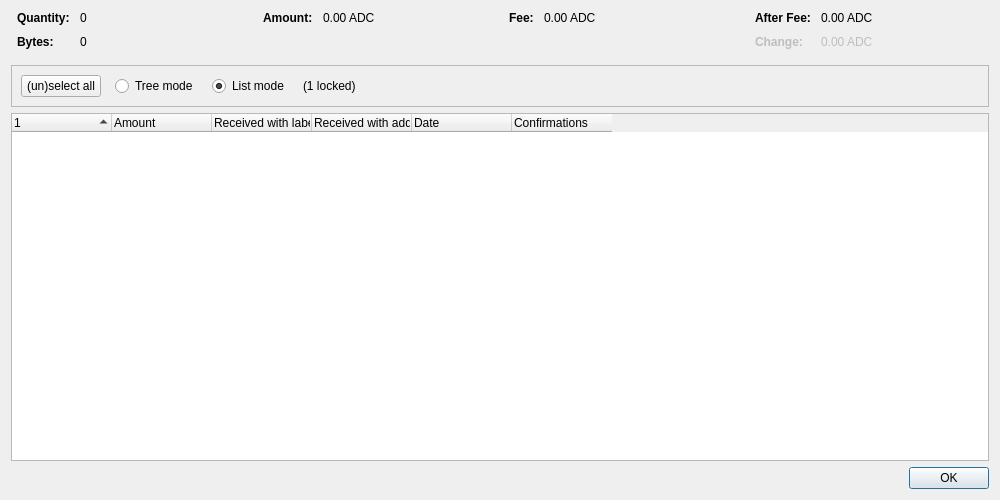
<?xml version="1.0" encoding="UTF-8"?>
<ui version="4.0">
 <class>CoinControlDialog</class>
 <widget class="QDialog" name="CoinControlDialog">
  <property name="geometry">
   <rect>
    <x>0</x>
    <y>0</y>
    <width>1000</width>
    <height>500</height>
   </rect>
  </property>
  <property name="windowTitle">
   <string>Coin Selection</string>
  </property>
  <layout class="QVBoxLayout" name="verticalLayout">
   <item>
    <layout class="QHBoxLayout" name="horizontalLayoutTop" stretch="0,0,0,0">
     <property name="topMargin">
      <number>0</number>
     </property>
     <property name="bottomMargin">
      <number>10</number>
     </property>
     <item>
      <layout class="QFormLayout" name="formLayoutCoinControl1">
       <property name="labelAlignment">
        <set>Qt::AlignLeft|Qt::AlignVCenter</set>
       </property>
       <property name="horizontalSpacing">
        <number>10</number>
       </property>
       <property name="verticalSpacing">
        <number>10</number>
       </property>
       <property name="leftMargin">
        <number>6</number>
       </property>
       <property name="rightMargin">
        <number>6</number>
       </property>
       <item row="0" column="0">
        <widget class="QLabel" name="labelCoinControlQuantityText">
         <property name="font">
          <font>
           <weight>75</weight>
           <bold>true</bold>
          </font>
         </property>
         <property name="text">
          <string>Quantity:</string>
         </property>
        </widget>
       </item>
       <item row="0" column="1">
        <widget class="QLabel" name="labelCoinControlQuantity">
         <property name="cursor">
          <cursorShape>IBeamCursor</cursorShape>
         </property>
         <property name="contextMenuPolicy">
          <enum>Qt::ActionsContextMenu</enum>
         </property>
         <property name="text">
          <string notr="true">0</string>
         </property>
         <property name="textInteractionFlags">
          <set>Qt::LinksAccessibleByMouse|Qt::TextSelectableByKeyboard|Qt::TextSelectableByMouse</set>
         </property>
        </widget>
       </item>
       <item row="1" column="0">
        <widget class="QLabel" name="labelCoinControlBytesText">
         <property name="font">
          <font>
           <weight>75</weight>
           <bold>true</bold>
          </font>
         </property>
         <property name="text">
          <string>Bytes:</string>
         </property>
        </widget>
       </item>
       <item row="1" column="1">
        <widget class="QLabel" name="labelCoinControlBytes">
         <property name="cursor">
          <cursorShape>IBeamCursor</cursorShape>
         </property>
         <property name="contextMenuPolicy">
          <enum>Qt::ActionsContextMenu</enum>
         </property>
         <property name="text">
          <string notr="true">0</string>
         </property>
         <property name="textInteractionFlags">
          <set>Qt::LinksAccessibleByMouse|Qt::TextSelectableByKeyboard|Qt::TextSelectableByMouse</set>
         </property>
        </widget>
       </item>
      </layout>
     </item>
     <item>
      <layout class="QFormLayout" name="formLayoutCoinControl2">
       <property name="horizontalSpacing">
        <number>10</number>
       </property>
       <property name="verticalSpacing">
        <number>10</number>
       </property>
       <property name="leftMargin">
        <number>6</number>
       </property>
       <property name="rightMargin">
        <number>6</number>
       </property>
       <item row="0" column="0">
        <widget class="QLabel" name="labelCoinControlAmountText">
         <property name="font">
          <font>
           <weight>75</weight>
           <bold>true</bold>
          </font>
         </property>
         <property name="text">
          <string>Amount:</string>
         </property>
        </widget>
       </item>
       <item row="0" column="1">
        <widget class="QLabel" name="labelCoinControlAmount">
         <property name="cursor">
          <cursorShape>IBeamCursor</cursorShape>
         </property>
         <property name="contextMenuPolicy">
          <enum>Qt::ActionsContextMenu</enum>
         </property>
         <property name="text">
          <string notr="true">0.00 ADC</string>
         </property>
         <property name="textInteractionFlags">
          <set>Qt::LinksAccessibleByMouse|Qt::TextSelectableByKeyboard|Qt::TextSelectableByMouse</set>
         </property>
        </widget>
       </item>
      </layout>
     </item>
     <item>
      <layout class="QFormLayout" name="formLayoutCoinControl3">
       <property name="horizontalSpacing">
        <number>10</number>
       </property>
       <property name="verticalSpacing">
        <number>10</number>
       </property>
       <property name="leftMargin">
        <number>6</number>
       </property>
       <property name="rightMargin">
        <number>6</number>
       </property>
       <item row="0" column="0">
        <widget class="QLabel" name="labelCoinControlFeeText">
         <property name="font">
          <font>
           <weight>75</weight>
           <bold>true</bold>
          </font>
         </property>
         <property name="text">
          <string>Fee:</string>
         </property>
        </widget>
       </item>
       <item row="0" column="1">
        <widget class="QLabel" name="labelCoinControlFee">
         <property name="cursor">
          <cursorShape>IBeamCursor</cursorShape>
         </property>
         <property name="contextMenuPolicy">
          <enum>Qt::ActionsContextMenu</enum>
         </property>
         <property name="text">
          <string notr="true">0.00 ADC</string>
         </property>
         <property name="textInteractionFlags">
          <set>Qt::LinksAccessibleByMouse|Qt::TextSelectableByKeyboard|Qt::TextSelectableByMouse</set>
         </property>
        </widget>
       </item>
      </layout>
     </item>
     <item>
      <layout class="QFormLayout" name="formLayoutCoinControl4">
       <property name="labelAlignment">
        <set>Qt::AlignLeft|Qt::AlignVCenter</set>
       </property>
       <property name="horizontalSpacing">
        <number>10</number>
       </property>
       <property name="verticalSpacing">
        <number>10</number>
       </property>
       <property name="leftMargin">
        <number>6</number>
       </property>
       <property name="rightMargin">
        <number>6</number>
       </property>
       <item row="0" column="0">
        <widget class="QLabel" name="labelCoinControlAfterFeeText">
         <property name="font">
          <font>
           <weight>75</weight>
           <bold>true</bold>
          </font>
         </property>
         <property name="text">
          <string>After Fee:</string>
         </property>
        </widget>
       </item>
       <item row="0" column="1">
        <widget class="QLabel" name="labelCoinControlAfterFee">
         <property name="cursor">
          <cursorShape>IBeamCursor</cursorShape>
         </property>
         <property name="contextMenuPolicy">
          <enum>Qt::ActionsContextMenu</enum>
         </property>
         <property name="text">
          <string notr="true">0.00 ADC</string>
         </property>
         <property name="textInteractionFlags">
          <set>Qt::LinksAccessibleByMouse|Qt::TextSelectableByKeyboard|Qt::TextSelectableByMouse</set>
         </property>
        </widget>
       </item>
       <item row="1" column="0">
        <widget class="QLabel" name="labelCoinControlChangeText">
         <property name="enabled">
          <bool>false</bool>
         </property>
         <property name="font">
          <font>
           <weight>75</weight>
           <bold>true</bold>
          </font>
         </property>
         <property name="text">
          <string>Change:</string>
         </property>
        </widget>
       </item>
       <item row="1" column="1">
        <widget class="QLabel" name="labelCoinControlChange">
         <property name="enabled">
          <bool>false</bool>
         </property>
         <property name="cursor">
          <cursorShape>IBeamCursor</cursorShape>
         </property>
         <property name="contextMenuPolicy">
          <enum>Qt::ActionsContextMenu</enum>
         </property>
         <property name="text">
          <string notr="true">0.00 ADC</string>
         </property>
         <property name="textInteractionFlags">
          <set>Qt::LinksAccessibleByMouse|Qt::TextSelectableByKeyboard|Qt::TextSelectableByMouse</set>
         </property>
        </widget>
       </item>
      </layout>
     </item>
    </layout>
   </item>
   <item>
    <widget class="QFrame" name="frame">
     <property name="minimumSize">
      <size>
       <width>0</width>
       <height>40</height>
      </size>
     </property>
     <property name="frameShape">
      <enum>QFrame::StyledPanel</enum>
     </property>
     <property name="frameShadow">
      <enum>QFrame::Sunken</enum>
     </property>
     <layout class="QHBoxLayout" name="horizontalLayout">
      <item>
       <layout class="QHBoxLayout" name="horizontalLayoutPanel" stretch="0,0,0,0,0">
        <property name="spacing">
         <number>14</number>
        </property>
        <item>
         <widget class="QPushButton" name="pushButtonSelectAll">
          <property name="sizePolicy">
           <sizepolicy hsizetype="Maximum" vsizetype="Fixed">
            <horstretch>0</horstretch>
            <verstretch>0</verstretch>
           </sizepolicy>
          </property>
          <property name="text">
           <string>(un)select all</string>
          </property>
          <property name="autoDefault">
           <bool>false</bool>
          </property>
         </widget>
        </item>
        <item>
         <widget class="QRadioButton" name="radioTreeMode">
          <property name="sizePolicy">
           <sizepolicy hsizetype="Maximum" vsizetype="Fixed">
            <horstretch>0</horstretch>
            <verstretch>0</verstretch>
           </sizepolicy>
          </property>
          <property name="text">
           <string>Tree mode</string>
          </property>
         </widget>
        </item>
        <item>
         <widget class="QRadioButton" name="radioListMode">
          <property name="sizePolicy">
           <sizepolicy hsizetype="Maximum" vsizetype="Fixed">
            <horstretch>0</horstretch>
            <verstretch>0</verstretch>
           </sizepolicy>
          </property>
          <property name="text">
           <string>List mode</string>
          </property>
          <property name="checked">
           <bool>true</bool>
          </property>
         </widget>
        </item>
        <item>
         <widget class="QLabel" name="labelLocked">
          <property name="text">
           <string notr="true">(1 locked)</string>
          </property>
         </widget>
        </item>
        <item>
         <spacer name="horizontalSpacer">
          <property name="orientation">
           <enum>Qt::Horizontal</enum>
          </property>
          <property name="sizeHint" stdset="0">
           <size>
            <width>40</width>
            <height>20</height>
           </size>
          </property>
         </spacer>
        </item>
       </layout>
      </item>
     </layout>
    </widget>
   </item>
   <item>
    <widget class="CoinControlTreeWidget" name="treeWidget">
     <property name="contextMenuPolicy">
      <enum>Qt::CustomContextMenu</enum>
     </property>
     <property name="sortingEnabled">
      <bool>false</bool>
     </property>
     <property name="columnCount">
      <number>6</number>
     </property>
     <attribute name="headerShowSortIndicator" stdset="0">
      <bool>true</bool>
     </attribute>
     <attribute name="headerStretchLastSection">
      <bool>false</bool>
     </attribute>
     <column>
      <property name="text">
       <string/>
      </property>
     </column>
     <column>
      <property name="text">
       <string>Amount</string>
      </property>
     </column>
     <column>
      <property name="text">
       <string>Received with label</string>
      </property>
     </column>
     <column>
      <property name="text">
       <string>Received with address</string>
      </property>
     </column>
     <column>
      <property name="text">
       <string>Date</string>
      </property>
     </column>
     <column>
      <property name="text">
       <string>Confirmations</string>
      </property>
      <property name="toolTip">
       <string>Confirmed</string>
      </property>
     </column>
     <column>
      <property name="text">
       <string/>
      </property>
     </column>
     <column>
      <property name="text">
       <string/>
      </property>
     </column>
     <column>
      <property name="text">
       <string/>
      </property>
     </column>
     <column>
      <property name="text">
       <string/>
      </property>
     </column>
    </widget>
   </item>
   <item>
    <widget class="QDialogButtonBox" name="buttonBox">
     <property name="orientation">
      <enum>Qt::Horizontal</enum>
     </property>
     <property name="standardButtons">
      <set>QDialogButtonBox::Ok</set>
     </property>
    </widget>
   </item>
  </layout>
 </widget>
 <customwidgets>
  <customwidget>
   <class>CoinControlTreeWidget</class>
   <extends>QTreeWidget</extends>
   <header>qt/coincontroltreewidget.h</header>
  </customwidget>
 </customwidgets>
 <resources/>
 <connections/>
</ui>
